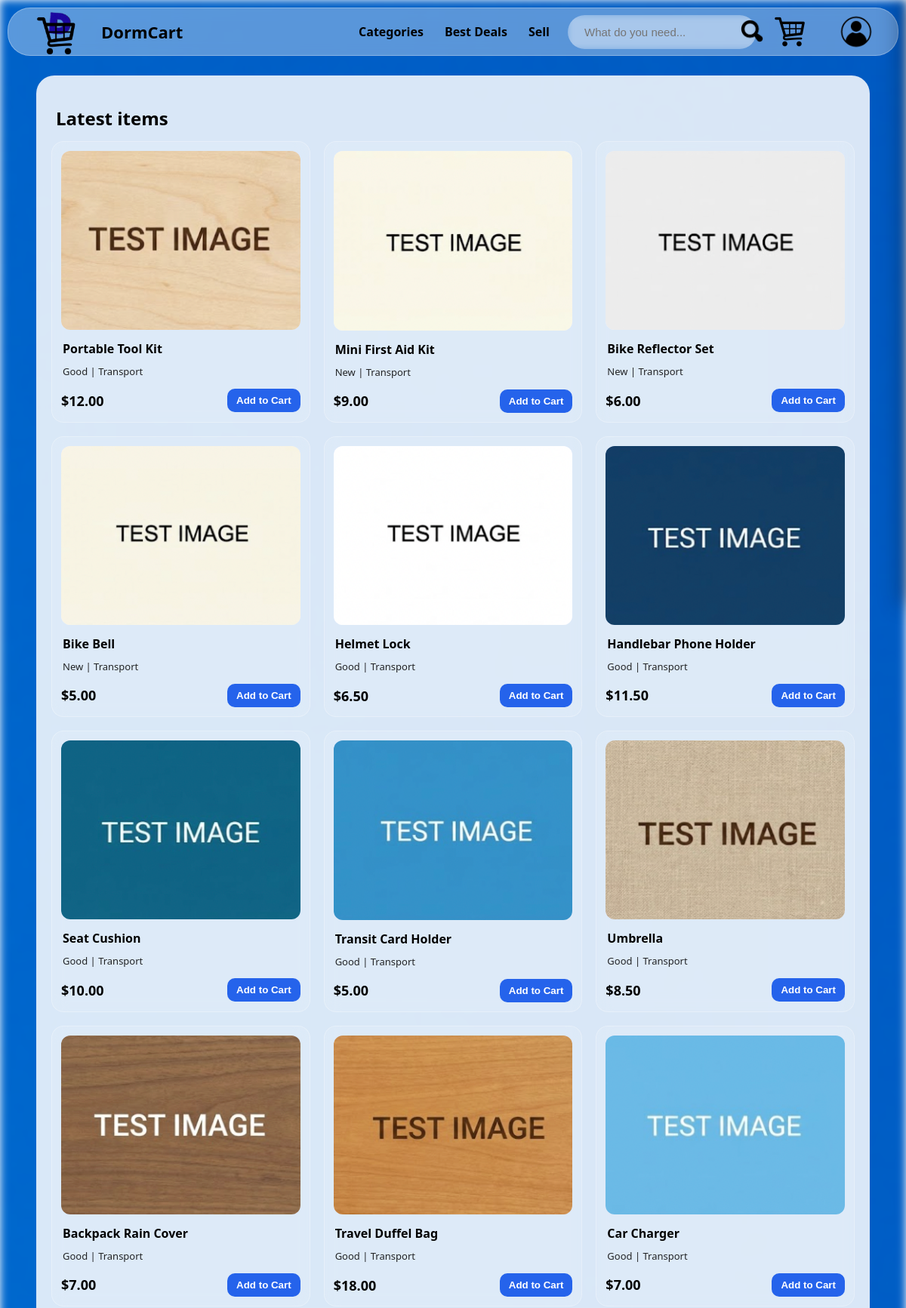
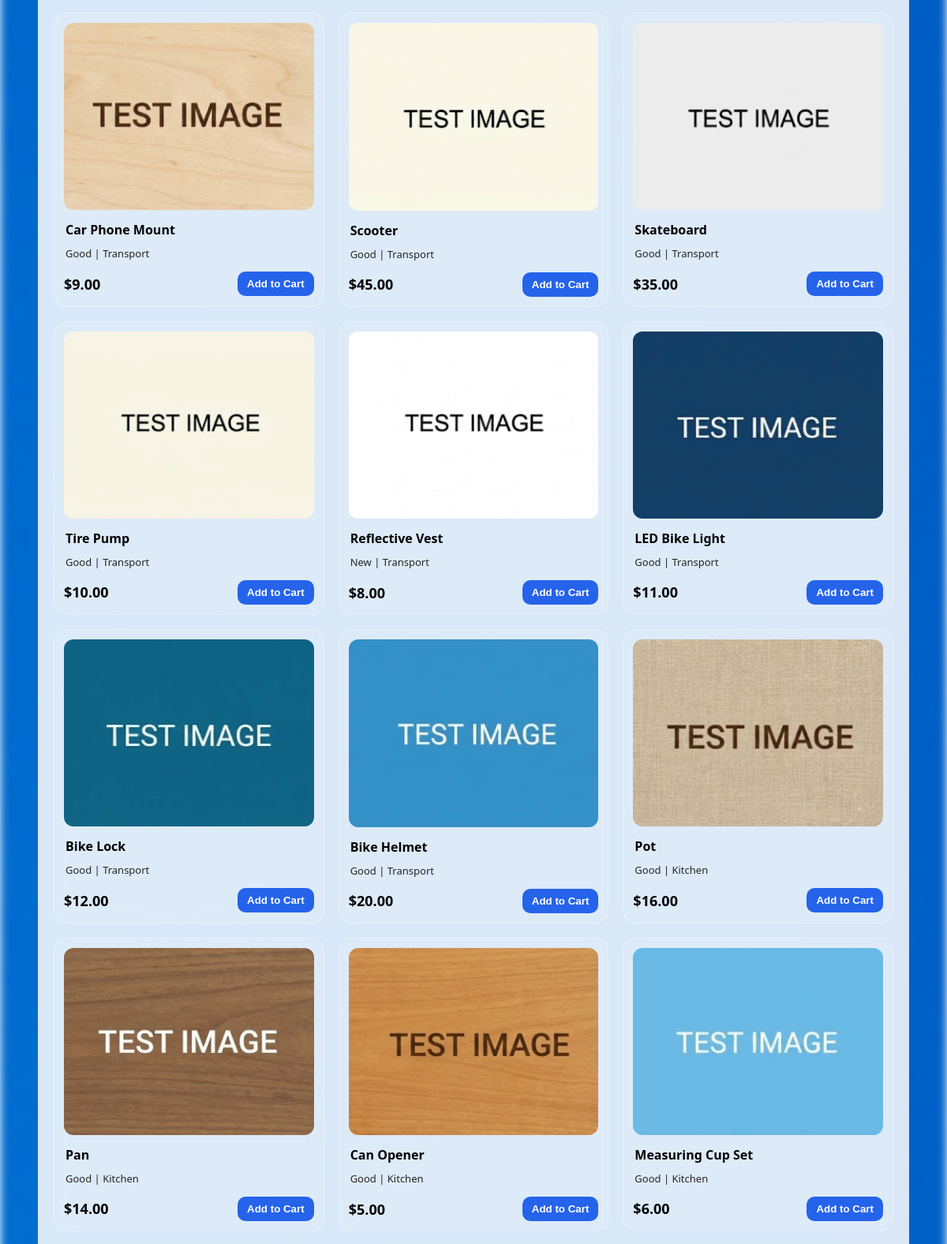
Page /home (signed in, upper part) on the committed database (2 pictures, top to bottom).
### tables this page shows
CREATE TABLE products (
    id INTEGER PRIMARY KEY AUTOINCREMENT,
    title TEXT NOT NULL,
    description TEXT,
    price REAL NOT NULL,
    condition TEXT,
    color TEXT,
    image_url TEXT,
    seller_id INTEGER,
    is_sold INTEGER DEFAULT 0,
    created_at TEXT DEFAULT CURRENT_TIMESTAMP
    , category TEXT);

### app.py (the view, shortened to what this page needs)
@app.route("/home")
@login_required
def homepage():
    q = (request.args.get("q") or "").strip()
    conn = get_db()
    cur = conn.cursor()
    sql = """
        SELECT
            p.id,
            p.title,
            p.description,
            p.price,
            p.condition,
            p.category,
            (
                SELECT image_url
                FROM product_images pi
                WHERE pi.product_id = p.id
                ORDER BY pi.sort_order ASC, pi.id ASC
                LIMIT 1
            ) AS main_image
        FROM products p
        WHERE p.is_sold = 0
    """
    params = []
    sql += """
        ORDER BY p.created_at DESC, p.id DESC
        LIMIT 60;
    """
    products = cur.execute(sql, params).fetchall()
    conn.close()
    return render_template("homepage.html", title="Home", products=products, q=q)

### app.py (called while the page is built)
def get_db():
    conn = sqlite3.connect(DB_PATH)
    conn.row_factory = sqlite3.Row
    return conn

def login_required(f):
    @wraps(f)
    def wrapper(*args, **kwargs):
        if session.get("user_id") is None:
            return redirect(url_for("login"))
        return f(*args, **kwargs)
    return wrapper

@app.context_processor
def inject_user():
    return {"current_user_id": session.get("user_id")}

### templates/homepage.html (shortened to what this page needs)
{% extends "layout.html" %}
{% block body %}
    <main class="page">
        <h2 class="section-title">Latest items</h2>
        {% if products %}
            <section class="product-grid">
                {% for p in products %}
                    <div class="card"
                         data-url="{{ url_for('product_detail', product_id=p['id']) }}"
                         onclick="window.location.href = this.dataset.url;"
                         style="cursor: pointer;">
                        <div class="thumb">
                            {% if p['main_image'] %}
                                <img src="{{ p['main_image'] }}" alt="{{ p['title'] }}">
                            {% else %}
                                No image
                            {% endif %}
                        </div>
                        <h3 class="title">{{ p["title"] }}</h3>
                        <p class="meta">
                            {{ p["condition"] }}
                            {% if p["category"] %} | {{ p["category"] }}{% endif %}
                        </p>
                        <div class="row">
                            <span class="price">${{ "%.2f"|format(p["price"]) }}</span>
                            <form action="{{ url_for('cart_add', product_id=p['id'])}}" method="post">
                                <button
                                    class="btn"
                                    type="submit"
                                    onclick="event.stopPropagation();">
                                    Add to Cart
                                </button>
                            </form>
                        </div>
                    </div>
                {% endfor %}
            </section>
        {% endif %}
    </main>
{% endblock %}

### static/css/style.css (style rules this page uses)
* { text-decoration: none; }
*, *::before, *::after { box-sizing: border-box; }
:root { --ink-inv: black; --bar-bg: rgba(255, 255, 255, 0.35); --link-hover-bg: rgba(255, 255, 255, 0.12); --border: rgba(255, 255, 255, 0.12); --ink: #0b1220; --primary: #2563eb; --primary-600: #1d4ed8; --ring: rgba(37, 99, 235, 0.35); --chip: rgba(255,255,255,0.12); --navbar-h: 64px; }
body { display: flex; margin: 0; font-family: calibri, system-ui, -apple-system, BlinkMacSystemFont, "Segoe UI", sans-serif; min-height: 100vh; padding: 0; }
body::before { content: ""; position: fixed; inset: 0; background: url("../images/man.png") no-repeat center right, url("../images/blue_back.png") no-repeat center center; background-size: contain, cover; filter: blur(3px); z-index: -1; }
body::before { filter: blur(6px); }
main.page { padding: 40px 20px 40px; width: min(92vw, 1200px); margin: calc(var(--navbar-h) + 36px) auto 40px; background-color: rgba(255, 255, 255, 0.85); border-radius: clamp(12px, 2vw, 30px); }
.section-title { color: black; font-weight: 800; margin: 0 0 14px 6px; font-size: 24px; }

### templates/homepage.html (style rules this page uses)
.product-grid { display: grid; gap: 18px; grid-template-columns: repeat(auto-fill, minmax(340px, 1fr)); }
.card { background: rgba(255,255,255,0.12); border: 1px solid rgba(255,255,255,0.28); border-radius: 16px; backdrop-filter: blur(10px); -webkit-backdrop-filter: blur(10px); padding: 12px; display: flex; flex-direction: column; gap: 10px; transition: transform .15s ease, box-shadow .15s ease; cursor: pointer; }
.thumb { position: relative; aspect-ratio: 4/3; overflow: hidden; border-radius: 12px; background: linear-gradient(35deg, #eff3ff, #e6ecff); display: grid; place-items: center; color: #6371a6; font-weight: 700; }
.thumb img { width: 100%; height: 100%; object-fit: cover; display: block; }
.title { margin: 4px 2px 0; font-size: 16px; color: #000; font-weight: 700; }
.meta { margin: 0 2px; font-size: 13px; color: rgba(0,0,0,.85); }
.row { display: flex; align-items: center; justify-content: space-between; gap: 10px; margin-top: 4px; }
.price { color: #000; font-weight: 800; font-size: 18px; }
.btn { border:0; background:var(--primary); color:#fff; padding:8px 12px; border-radius:10px; font-weight:600; cursor:pointer; }

### rows in the picture
products: title "Portable Tool Kit", condition "Good", category "Transport", price "12.00"
products: title "Mini First Aid Kit", condition "New", category "Transport", price "9.00"
products: title "Bike Reflector Set", condition "New", category "Transport", price "6.00"
products: title "Bike Bell", condition "New", category "Transport", price "5.00"
products: title "Helmet Lock", condition "Good", category "Transport", price "6.50"
products: title "Handlebar Phone Holder", condition "Good", category "Transport", price "11.50"
products: title "Seat Cushion", condition "Good", category "Transport", price "10.00"
products: title "Transit Card Holder", condition "Good", category "Transport", price "5.00"
products: title "Umbrella", condition "Good", category "Transport", price "8.50"
products: title "Backpack Rain Cover", condition "Good", category "Transport", price "7.00"
products: title "Travel Duffel Bag", condition "Good", category "Transport", price "18.00"
products: title "Car Charger", condition "Good", category "Transport", price "7.00"
products: title "Car Phone Mount", condition "Good", category "Transport", price "9.00"
products: title "Scooter", condition "Good", category "Transport", price "45.00"
products: title "Skateboard", condition "Good", category "Transport", price "35.00"
products: title "Tire Pump", condition "Good", category "Transport", price "10.00"
products: title "Reflective Vest", condition "New", category "Transport", price "8.00"
products: title "LED Bike Light", condition "Good", category "Transport", price "11.00"
products: title "Bike Lock", condition "Good", category "Transport", price "12.00"
products: title "Bike Helmet", condition "Good", category "Transport", price "20.00"
products: title "Pot", condition "Good", category "Kitchen", price "16.00"
products: title "Pan", condition "Good", category "Kitchen", price "14.00"
products: title "Can Opener", condition "Good", category "Kitchen", price "5.00"
products: title "Measuring Cup Set", condition "Good", category "Kitchen", price "6.00"
